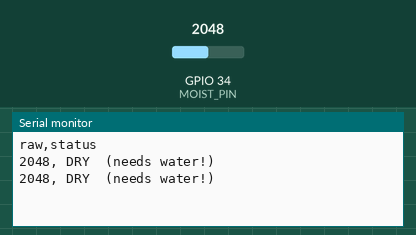
A sketch run on a simulated ESP32. Shown: the last lines printed to the serial monitor. The test bench sets the inputs (shaded band); at power-on: GPIO 34 (MOIST_PIN) = 2048.

Above: at 1.8 s.
1.9 s: GPIO 34 (MOIST_PIN) set to 1552
At 2.7 s:
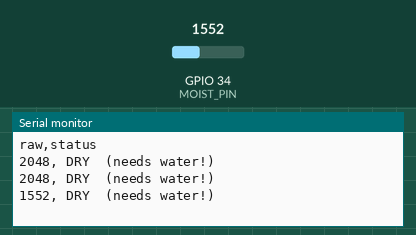
3.4 s: GPIO 34 (MOIST_PIN) set to 1432
At 4.8 s:
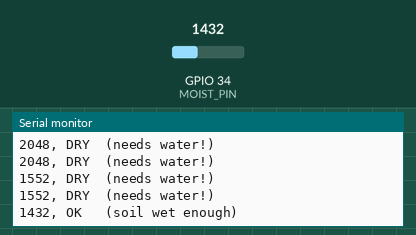

The sketch:

plant_monitor.ino
```cpp
// WHY: Teaches analog thresholds and turning a raw number into a decision.
// A soil-moisture module outputs a voltage on its AO pin: drier soil -> higher
// reading. We pick a threshold and print DRY/OK so you learn how sensors become
// "alerts" in real projects (like a thirsty-plant reminder).

const int MOIST_PIN = 34;        // moisture module AO (analog)
const int DRY_THRESHOLD = 1500;  // raw value above this = soil is too dry

void setup() {
  Serial.begin(115200);
  Serial.println("raw,status");
}

void loop() {
  int raw = analogRead(MOIST_PIN);   // 0..4095 (dryer soil reads higher)

  if (raw < DRY_THRESHOLD) {
    Serial.print(raw);
    Serial.println(", OK   (soil wet enough)");
  } else {
    Serial.print(raw);
    Serial.println(", DRY  (needs water!)");
  }

  delay(1000);   // check once per second
}
```

Measured:
- the behaviour switches between 1500 and 1499 on GPIO 34 (MOIST_PIN) (found by bisection; images 1 and 2)
- after the input at 1.9 s, the serial monitor: prints a new line after 0.10 s (image 1)
- after the input at 3.4 s, the serial monitor: prints a new line after 0.60 s (image 2)
